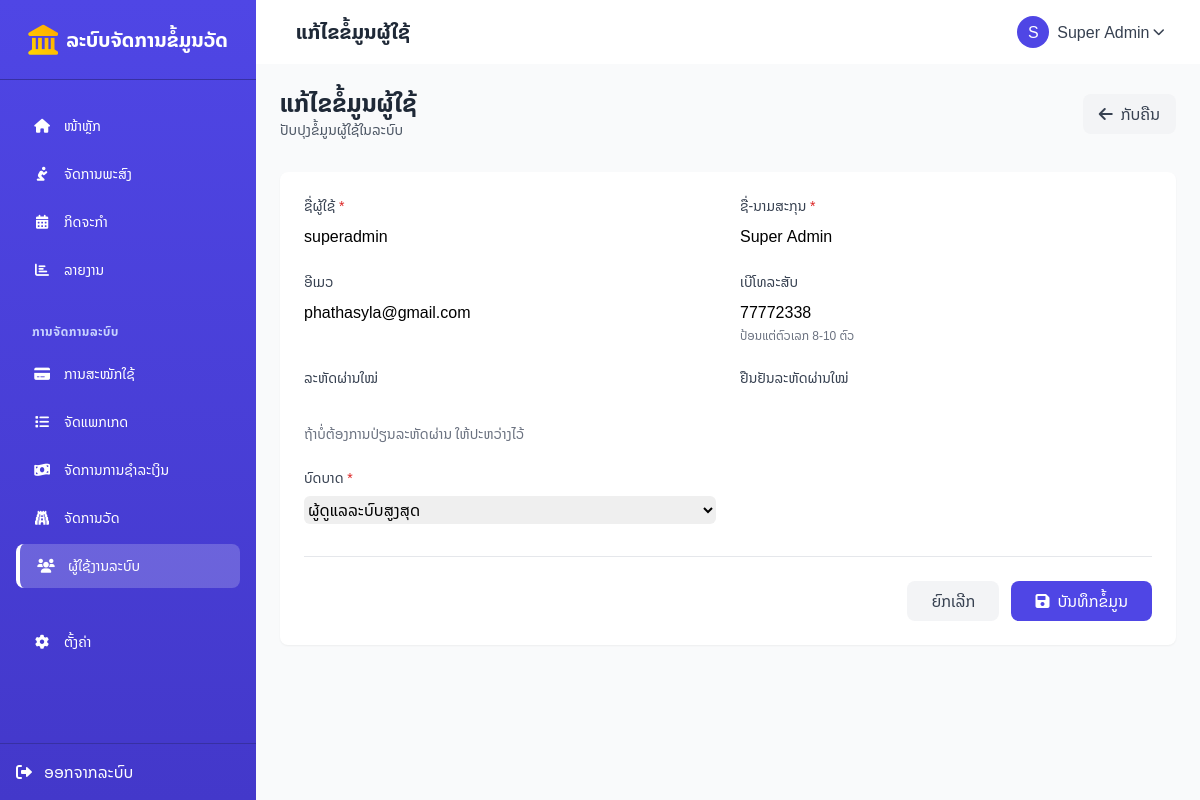
Page /users/edit.php?id=3 (signed in) on the committed database.
### tables this page shows
CREATE TABLE `users` (
  `id` int(11) NOT NULL,
  `temple_id` int(11) DEFAULT NULL,
  `username` varchar(50) NOT NULL,
  `password` varchar(255) NOT NULL,
  `name` varchar(100) DEFAULT NULL,
  `role` enum('superadmin','admin','user') DEFAULT NULL,
  `created_at` datetime DEFAULT current_timestamp(),
  `email` varchar(255) DEFAULT NULL,
  `phone` varchar(20) DEFAULT NULL
);

### config/base_url.php (called while the page is built)
<?php
$base_url = "http://localhost/temples/";
?>

### users/edit.php (the view, shortened to what this page needs)
<?php
require_once '../config/db.php';
require_once '../config/base_url.php';
require_once '../includes/header.php';
$is_superadmin = $_SESSION['user']['role'] === 'superadmin';
$user_id = (int)$_GET['id'];
$stmt = $pdo->prepare("
    SELECT u.*, t.name as temple_name
    FROM users u
    LEFT JOIN temples t ON u.temple_id = t.id
    WHERE u.id = ?
");
$stmt->execute([$user_id]);
$user = $stmt->fetch();
$form_data = [
    'username' => $user['username'],
    'name' => $user['name'],
    'email' => $user['email'] ?? '',
    'phone' => $user['phone'] ?? '',
    'role' => $user['role'],
    'temple_id' => $user['temple_id'],
    'password' => '',
    'confirm_password' => ''
];
?>
<div class="max-w-4xl mx-auto">
    <div class="flex justify-between items-center mb-8">
        <div>
            <h1 class="text-2xl font-bold text-gray-800">ແກ້ໄຂຂໍ້ມູນຜູ້ໃຊ້</h1>
            <p class="text-sm text-gray-600">ປັບປຸງຂໍ້ມູນຜູ້ໃຊ້ໃນລະບົບ</p>
        </div>
        <div>
            <a href="<?= $base_url ?>users/" class="bg-gray-100 hover:bg-gray-200 text-gray-700 py-2 px-4 rounded-lg flex items-center transition">
                <i class="fas fa-arrow-left mr-2"></i> ກັບຄືນ
            </a>
        </div>
    </div>
    <div class="bg-white rounded-lg shadow-sm overflow-hidden">
        <form action="<?= $base_url ?>users/edit.php?id=<?= $user_id ?>" method="POST" class="p-6">
            <div class="grid grid-cols-1 md:grid-cols-2 gap-6">
                <div>
                    <label for="username" class="block text-sm font-medium text-gray-700 mb-2">ຊື່ຜູ້ໃຊ້ <span class="text-red-600">*</span></label>
                    <input type="text" name="username" id="username" class="form-input rounded-md w-full" value="<?= htmlspecialchars($form_data['username']) ?>" required>
                </div>
                <div>
                    <label for="name" class="block text-sm font-medium text-gray-700 mb-2">ຊື່-ນາມສະກຸນ <span class="text-red-600">*</span></label>
                    <input type="text" name="name" id="name" class="form-input rounded-md w-full" value="<?= htmlspecialchars($form_data['name']) ?>" required>
                </div>
                <div>
                    <label for="email" class="block text-sm font-medium text-gray-700 mb-2">ອີເມວ</label>
                    <input type="email" name="email" id="email" class="form-input rounded-md w-full" value="<?= htmlspecialchars($form_data['email']) ?>" placeholder="example@domain.com">
                </div>
                <div>
                    <label for="phone" class="block text-sm font-medium text-gray-700 mb-2">ເບີໂທລະສັບ</label>
                    <input type="tel" name="phone" id="phone" class="form-input rounded-md w-full" value="<?= htmlspecialchars($form_data['phone']) ?>" placeholder="02012345678">
                    <p class="text-xs text-gray-500 mt-1">ປ້ອນແຕ່ຕົວເລກ 8-10 ຕົວ</p>
                </div>
                <div>
                    <label for="password" class="block text-sm font-medium text-gray-700 mb-2">ລະຫັດຜ່ານໃໝ່</label>
                    <input type="password" name="password" id="password" class="form-input rounded-md w-full" minlength="6">
                    <p class="text-sm text-gray-500 mt-1">ຖ້າບໍ່ຕ້ອງການປ່ຽນລະຫັດຜ່ານ ໃຫ້ປະຫວ່າງໄວ້</p>
                </div>
                <div>
                    <label for="confirm_password" class="block text-sm font-medium text-gray-700 mb-2">ຢືນຢັນລະຫັດຜ່ານໃໝ່</label>
                    <input type="password" name="confirm_password" id="confirm_password" class="form-input rounded-md w-full" minlength="6">
                </div>
                <?php if ($is_superadmin): ?>
                <div>
                    <label for="role" class="block text-sm font-medium text-gray-700 mb-2">ບົດບາດ <span class="text-red-600">*</span></label>
                    <select name="role" id="role" class="form-select rounded-md w-full" required>
                        <option value="superadmin" <?= $form_data['role'] === 'superadmin' ? 'selected' : '' ?>>ຜູ້ດູແລລະບົບສູງສຸດ</option>
                    </select>
                </div>
                <?php endif; ?>
            </div>
            <div class="mt-8 border-t border-gray-200 pt-6 flex justify-end space-x-3">
                <a href="<?= $base_url ?>users/" class="px-6 py-2 bg-gray-100 hover:bg-gray-200 text-gray-700 rounded-lg transition">
                    ຍົກເລີກ
                </a>
                <button type="submit" class="px-6 py-2 bg-indigo-600 hover:bg-indigo-700 text-white rounded-lg transition flex items-center">
                    <i class="fas fa-save mr-2"></i> ບັນທຶກຂໍ້ມູນ
                </button>
            </div>
        </form>
    </div>
</div>
<?php
require_once '../includes/footer.php';
?>

### includes/header.php (style rules this page uses)
body { font-family: 'Noto Sans Lao', sans-serif; background-color: #F9FAFB; }

### rows in the picture
users: username "superadmin", name "Super Admin", email "phathasyla@gmail.com", phone "77772338", role "ຜູ້ດູແລລະບົບສູງສຸດ"

### other values in the picture
$page_title "ແກ້ໄຂຂໍ້ມູນຜູ້ໃຊ້"
substr($_SESSION['user']['name'], 0, 1) "S"
$_SESSION['user']['name'] "Super Admin"
